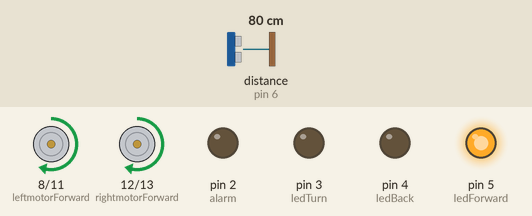
A sketch run on a simulated Arduino Uno, built with avr-gcc and run on an emulated ATmega328P. On the bench: motor-driver pin pairs drawn as motors (green arrow = first pin HIGH = forward, orange = second pin HIGH = backward, longer = more drive, scaled by the enable pin), output pins drawn as LEDs (lit = HIGH). Dashed ring = blinking. The inputs (shaded band) are chosen by the test bench; at power-on: distance to the obstacle (sensor on pin 6) 80 cm. The echo pulse lasts 58.3 µs per cm.

Above: at 1.3 s.
1.4 s: distance to the obstacle (sensor on pin 6) set to 11 cm
4.4 s: distance to the obstacle (sensor on pin 6) set to 8 cm
At 5.8 s:
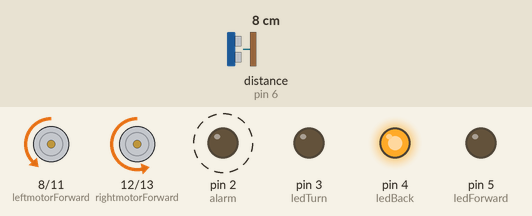
7.4 s: distance to the obstacle (sensor on pin 6) set to 18 cm
At 8.4 s:
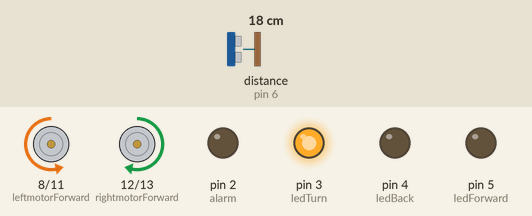
10.4 s: distance to the obstacle (sensor on pin 6) set to 2 cm
At 10.9 s:
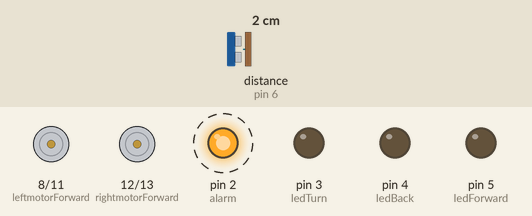
Timing chart, 0 to 14.4 s (numbered marks = the images above; inputs shaded):
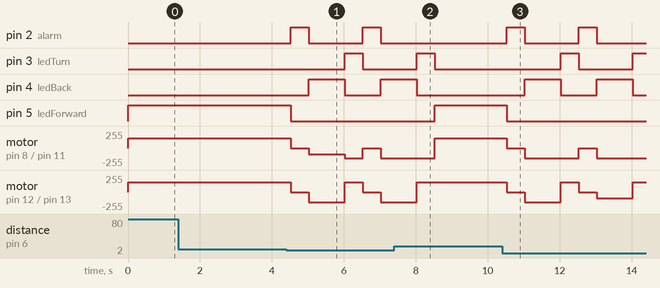

The sketch:

robot_car.ino
```cpp
/* Obst. Avoid. Robot Vehicle
 *  learnelectronics
 *  17 JAN 2017
 */


#include <NewPing.h>

#define TRIGGER_PIN  7                              // Arduino pin tied to trigger pin on the ultrasonic sensor.
#define ECHO_PIN     6                              // Arduino pin tied to echo pin on the ultrasonic sensor.
#define MAX_DISTANCE 400                            // Maximum distance we want to ping for (in centimeters). Maximum sensor distance is rated at 400-500cm.
#define ledForward 5                                // Green LED for forward mode set to pin 5
#define ledBack 4                                   // Red LED for backwards mode set to pin 4
#define ledTurn 3                                   // Blue LED for turn mode set to pin 3
#define alarm 2                                     // Beeperfor stop mode set to pin 2


NewPing sonar(TRIGGER_PIN, ECHO_PIN, MAX_DISTANCE); // NewPing setup of pins and maximum distance.


//--- Declared variables

int leftmotorForward = 8;                           // pin 8 --- left motor (+) red wire

int leftmotorBackward = 11;                         // pin 11 --- left motor (-) black wire

int leftmotorspeed = 9;                             // pin 9 --- left motor speed signal

int rightmotorForward = 12;                         // pin 12 --- right motor (+) red wire

int rightmotorBackward = 13;                        // pin 13 --- right motor (-) black

int rightmotorspeed = 10;                           // pin 10 --- right motor speed signal

//--- Speeds and Timers


int Runtime = 1000;                                 // How long Runtime actions will last

int Slow = 90;                                     // slow speed (of 255 max)

int Fast = 150;                                     // fast speed (of 255 max)

int avoid = 0;                                      //varible for sonar return


//------------------------------------------------------

void setup()                                        //all pins set for output
{

pinMode(leftmotorForward, OUTPUT);

pinMode(leftmotorBackward, OUTPUT);

pinMode(leftmotorspeed, OUTPUT);

pinMode(rightmotorForward, OUTPUT);

pinMode(rightmotorBackward, OUTPUT);

pinMode(rightmotorspeed, OUTPUT);

pinMode(ledForward, OUTPUT);

pinMode(ledBack, OUTPUT);

pinMode(ledTurn, OUTPUT);

pinMode(alarm, OUTPUT);


}

// ---Main Program Loop -----------------------------

void loop()

{

avoid = (sonar.ping_cm());                          //check the sonar

if (avoid > 0 && avoid <10){                        //if object closer than 10cm (~4in)
  Stop();                                           //stop moving
  goBackward();                                     //back up
  //delay(Runtime);                                   //how long action lasts
  turn();                                           //turn
  //delay(Runtime);                                   //how long action lasts
}
else{                                               //if it's clear
  goForward();                                      //go forward
  //delay(Runtime);                                   //how long action lasts
}                                                   //back to beginning of loop


}

//----- "Sub-rutine" Voids called by the main loop

void goForward()

{

digitalWrite(ledForward, HIGH);                     // Green LED for forward mode turn on

analogWrite(leftmotorspeed,Fast);                   //Enable left motor by setting speed

analogWrite(rightmotorspeed,Fast);                  //Enable left motor by setting speed

digitalWrite(leftmotorBackward,LOW);                // Drives LOW outputs down first to avoid damage

digitalWrite(rightmotorBackward,LOW);               // Drives LOW outputs down first to avoid damage

digitalWrite(leftmotorForward,HIGH);                // Left motor forward engage

digitalWrite(rightmotorForward,HIGH);               // Right motor forward engage

delay(500);                                        // Continue

digitalWrite(ledForward, LOW);                      // Green LED for forward mode turn off

}

void goBackward()

{


digitalWrite(ledBack, HIGH);

analogWrite(leftmotorspeed,Slow);

analogWrite(rightmotorspeed,Slow);

digitalWrite(leftmotorForward,LOW);

digitalWrite(rightmotorForward,LOW);

digitalWrite(leftmotorBackward,HIGH);               //

digitalWrite(rightmotorBackward,HIGH);

delay(1000);

digitalWrite(ledBack, LOW);


}

void Stop() // Sets speed pins to LOW disabling both motors

{

digitalWrite(alarm, HIGH);                          // Beeper on

digitalWrite(leftmotorspeed,LOW);                   // power off left motor

digitalWrite(rightmotorspeed,LOW);                  // power off right motor

delay(500);                                         // wait 1/2 second

digitalWrite(alarm, LOW);                           // beeper off

}

void turn()

{

digitalWrite(ledTurn, HIGH);                    // turn LED on

analogWrite(leftmotorspeed,Fast);               //Enable left motor by setting speed

analogWrite(rightmotorspeed,Fast);              //Enable left motor by setting speed

digitalWrite(leftmotorBackward,LOW);            // Drives LOW outputs down first to avoid damage

digitalWrite(rightmotorBackward,LOW);

digitalWrite(leftmotorBackward,HIGH);

digitalWrite(rightmotorForward,HIGH);

delay(500);                                    // wait 1 second

digitalWrite(ledTurn, LOW);                     // turn LED off


}


/*----Ardunio to Shield Pinout Controls-----

Are using a Seeed motor shield to drive 2 DC motors

Seeed motor shield uses Arduino pins 8->13

Pin 9 sets the enable and speed of shield outputs 1 & 2

Pin 10 sets the enable and speed of shield outputs 3 & 4

Pin 8 from Uno controls the state of shield output 1

Pin 11 from Uno controls the state of shield output 2

Pin 12 from Uno controls the state of shield output 3

Pin 13 from Uno controls the state of shiled output 4

*/
```

Measured:
- the behaviour switches between 10 and 9 cm on distance to the obstacle (sensor on pin 6) (found by bisection; images 0 and 1)
- after the input at 4.4 s, pin 2 (alarm): alternates HIGH for 0.50 s and LOW for 1.5 s, starting after 0.13 s; pin 3 (ledTurn): LOW → HIGH after 1.6 s, → LOW 0.50 s later
- after the input at 7.4 s, pin 2 (alarm): stays LOW (without the input it goes to HIGH after 1.1 s); pin 3 (ledTurn): goes on until 8.5 s, then stays LOW
- after the input at 10.4 s, pin 2 (alarm): alternates HIGH for 0.50 s and LOW for 1.5 s, starting after 0.13 s; pin 3 (ledTurn): LOW → HIGH after 1.6 s, → LOW 0.50 s later, → HIGH 1.5 s later
